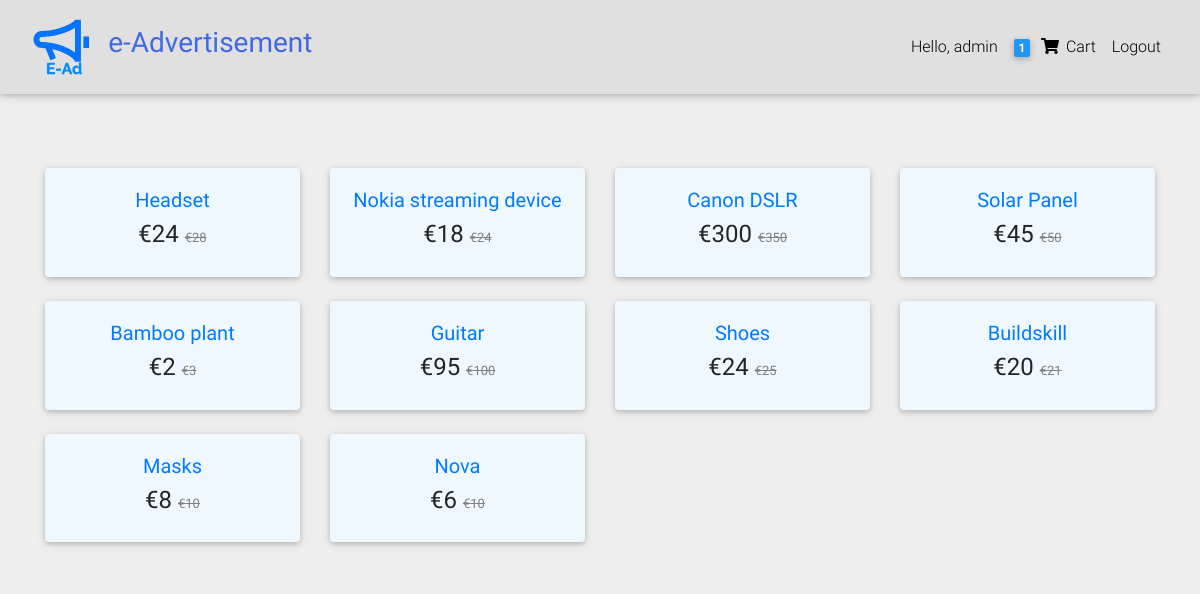
/ (signed in), run on the app's committed database.
### catalog/models.py (models this page shows, shortened)
class Order(models.Model):
    user = models.ForeignKey(User, on_delete=models.CASCADE)
    items = models.ManyToManyField(OrderItem)
    address = models.ForeignKey(
        "Address", on_delete=models.SET_NULL, blank=True, null=True)
    payment = models.ForeignKey(
        "Payment", on_delete=models.SET_NULL, blank=True, null=True)
    coupon = models.ForeignKey(
        "Coupon", on_delete=models.SET_NULL, blank=True, null=True)
    ordered = models.BooleanField(default=False)
    start_date = models.DateTimeField(auto_now_add=True)
    ordered_date = models.DateTimeField()

class Item(models.Model):
    title = models.CharField(max_length=200)
    price = models.IntegerField()
    discount_price = models.IntegerField(blank=True, null=True)
    slug = models.SlugField()
    status = models.CharField(max_length=200)
    category = models.CharField(choices=CATEGORY_CHOICES, max_length=2)
    label = models.CharField(choices=LABEL_CHOICES, max_length=2)
    description = models.TextField()
    image = models.ImageField(default='default.jpg', upload_to='productImages')

### catalog/views.py (the view)
# urls.py: path('', HomeView.as_view(), name='home'),
class HomeView(ListView):
    model = Item
    template_name = 'home.html'

### catalog/templatetags/cart_template_tags.py (called while the page is built)
@register.filter
def cart_item_count(user):
    if user.is_authenticated:
        qs = Order.objects.filter(user=user, ordered=False)
        if qs.exists():
            order = qs[0]
            return order.items.count()
    return 0

### templates/home.html (shortened to what this page needs)
{% extends 'base.html' %}
{% block content %}
<main style="background-color: #EEE;">
  <div class="container">
    <section class="text-center mb-4 mt-3">
      <div class="row wow fadeIn">
        {% for object in object_list %}
        <div class="col-lg-3 col-md-6 mb-4">
          <div class="card" style="background-color: aliceblue;">
            <div class="card-body text-center">
              <h5>
                <a href="{% url 'product' object.slug %}" class="royalblue-text">{{object.title}}</a>
              </h5>
              <h4>
                {% if object.discount_price %}
                  €{{object.discount_price}}
                  <span style="font-size: small; color: gray"><del>€{{object.price}}</del></span>
                {% else %}
                  €{{object.price}}
                {% endif %}
              </h4>
            </div>
          </div>
        </div>
        {% endfor %}
      </div>
    </section>
  </div>
</main>
{% endblock content %}

### templates/base.html (shortened to what this page needs)
{% load static %}
{% load cart_template_tags %}
<!DOCTYPE html>
<html lang="en">
<head>
  <link rel="stylesheet" href="https://use.fontawesome.com/releases/v5.11.2/css/all.css">
  <link href="{% static 'css/bootstrap.min.css' %}" rel="stylesheet">
  <link href="{% static 'css/mdb.min.css' %}" rel="stylesheet">
  <link href="{% static 'css/style.min.css' %}" rel="stylesheet">
</head>
<body style="background-color: #EEE;">
<nav class="navbar fixed-top navbar-expand-lg navbar-light bg-light scrolling-navbar">
<div class="container-fluid">
    <a class="navbar-brand waves-effect" href="{% url 'home' %}">
      <img class="ml-0 pl-0" style="height: 60px;" src="{% static 'logo-black.svg' %}" alt="Logo">
    </a>
    <h3 style="color:royalblue;"><strong>e-Advertisement</strong></h3>
    <div class="collapse navbar-collapse" id="navbarSupportedContent">
    <ul class="navbar-nav nav-flex-icons">
      {% if request.user.is_authenticated %}
        <li class="nav-item">
          <a class="nav-link waves-effect" href="#">Hello, {{request.user.username}}
          </a>
        </li>
        <li class="nav-item">
        <a href="{% url 'order_summary' %}" class="nav-link waves-effect">
            <span class="badge blue z-depth-1 mr-1">{{ request.user|cart_item_count}}</span>
            <i class="fas fa-shopping-cart"></i>
            <span class="clearfix d-none d-sm-inline-block"> Cart </span>
        </a>
        </li>
         <li class="nav-item">
          <a class="nav-link waves-effect" href="{% url 'account_logout' %}">Logout
          </a>
        </li>
      {% endif %}
    </ul>
    </div>
</div>
</nav>
<div class="p-3 text-center"></div>
{% block content %}
{% endblock content %}
</body>
</html>

### templates/base.html (style rules this page uses)
html, body, header, .carousel { height: 60vh; }

### data on the page
Item: title "Headset", discount_price "24", price "28"
Item: title "Nokia streaming device", discount_price "18", price "24"
Item: title "Canon DSLR", discount_price "300", price "350"
Item: title "Solar Panel", discount_price "45", price "50"
Item: title "Bamboo plant", discount_price "2", price "3"
Item: title "Guitar", discount_price "95", price "100"
Item: title "Shoes", discount_price "24", price "25"
Item: title "Buildskill", discount_price "20", price "21"
Item: title "Masks", discount_price "8", price "10"
Item: title "Nova", discount_price "6", price "10"

### other printed values
{{ request.user.username }} "admin"
{{ request.user|cart_item_count }} "1"
